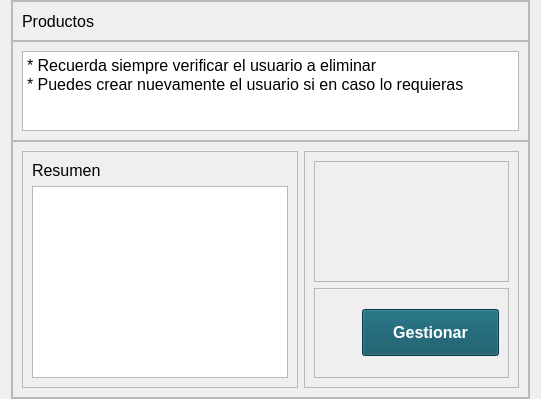
             <widget class="QWidget" name="pageC_Buscar">
              <property name="styleSheet">
               <string notr="true">QPushButton
{
color: rgb(255, 255, 255);
background-color: rgb(8, 80, 97);
}</string>
              </property>
              <layout class="QHBoxLayout" name="horizontalLayout_10">
               <property name="spacing">
                <number>0</number>
               </property>
               <property name="topMargin">
                <number>0</number>
               </property>
               <property name="bottomMargin">
                <number>0</number>
               </property>
               <item>
                <widget class="QFrame" name="frame_4">
                 <property name="maximumSize">
                  <size>
                   <width>700</width>
                   <height>1000000</height>
                  </size>
                 </property>
                 <property name="font">
                  <font>
                   <pointsize>10</pointsize>
                  </font>
                 </property>
                 <property name="frameShape">
                  <enum>QFrame::StyledPanel</enum>
                 </property>
                 <property name="frameShadow">
                  <enum>QFrame::Raised</enum>
                 </property>
                 <layout class="QVBoxLayout" name="verticalLayout_11">
                  <property name="spacing">
                   <number>0</number>
                  </property>
                  <property name="leftMargin">
                   <number>0</number>
                  </property>
                  <property name="topMargin">
                   <number>0</number>
                  </property>
                  <property name="rightMargin">
                   <number>0</number>
                  </property>
                  <property name="bottomMargin">
                   <number>0</number>
                  </property>
                  <item>
                   <widget class="QFrame" name="frame_6">
                    <property name="minimumSize">
                     <size>
                      <width>0</width>
                      <height>40</height>
                     </size>
                    </property>
                    <property name="maximumSize">
                     <size>
                      <width>16777215</width>
                      <height>40</height>
                     </size>
                    </property>
                    <property name="frameShape">
                     <enum>QFrame::StyledPanel</enum>
                    </property>
                    <property name="frameShadow">
                     <enum>QFrame::Raised</enum>
                    </property>
                    <layout class="QHBoxLayout" name="horizontalLayout_11">
                     <property name="topMargin">
                      <number>0</number>
                     </property>
                     <property name="bottomMargin">
                      <number>0</number>
                     </property>
                     <item>
                      <widget class="QLabel" name="label_6">
                       <property name="font">
                        <font>
                         <pointsize>12</pointsize>
                        </font>
                       </property>
                       <property name="text">
                        <string>Productos</string>
                       </property>
                      </widget>
                     </item>
                    </layout>
                   </widget>
                  </item>
                  <item>
                   <widget class="QFrame" name="frame_13">
                    <property name="minimumSize">
                     <size>
                      <width>0</width>
                      <height>100</height>
                     </size>
                    </property>
                    <property name="maximumSize">
                     <size>
                      <width>16777215</width>
                      <height>100</height>
                     </size>
                    </property>
                    <property name="frameShape">
                     <enum>QFrame::StyledPanel</enum>
                    </property>
                    <property name="frameShadow">
                     <enum>QFrame::Raised</enum>
                    </property>
                    <layout class="QHBoxLayout" name="horizontalLayout_17">
                     <item>
                      <widget class="QTextBrowser" name="textBrowser_3">
                       <property name="html">
                        <string>&lt;!DOCTYPE HTML PUBLIC &quot;-//W3C//DTD HTML 4.0//EN&quot; &quot;http://www.w3.org/TR/REC-html40/strict.dtd&quot;&gt;
&lt;html&gt;&lt;head&gt;&lt;meta name=&quot;qrichtext&quot; content=&quot;1&quot; /&gt;&lt;style type=&quot;text/css&quot;&gt;
p, li { white-space: pre-wrap; }
&lt;/style&gt;&lt;/head&gt;&lt;body style=&quot; font-family:'MS Shell Dlg 2'; font-size:8.25pt; font-weight:400; font-style:normal;&quot;&gt;
&lt;p style=&quot; margin-top:0px; margin-bottom:0px; margin-left:0px; margin-right:0px; -qt-block-indent:0; text-indent:0px;&quot;&gt;&lt;span style=&quot; font-size:12pt;&quot;&gt;* Recuerda siempre verificar el usuario a eliminar&lt;/span&gt;&lt;/p&gt;
&lt;p style=&quot; margin-top:0px; margin-bottom:0px; margin-left:0px; margin-right:0px; -qt-block-indent:0; text-indent:0px;&quot;&gt;&lt;span style=&quot; font-size:12pt;&quot;&gt;* Puedes crear nuevamente el usuario si en caso lo requieras&lt;/span&gt;&lt;/p&gt;
&lt;p style=&quot;-qt-paragraph-type:empty; margin-top:0px; margin-bottom:0px; margin-left:0px; margin-right:0px; -qt-block-indent:0; text-indent:0px; font-size:12pt;&quot;&gt;&lt;br /&gt;&lt;/p&gt;&lt;/body&gt;&lt;/html&gt;</string>
                       </property>
                      </widget>
                     </item>
                    </layout>
                   </widget>
                  </item>
                  <item>
                   <widget class="QFrame" name="frame_14">
                    <property name="frameShape">
                     <enum>QFrame::StyledPanel</enum>
                    </property>
                    <property name="frameShadow">
                     <enum>QFrame::Raised</enum>
                    </property>
                    <layout class="QHBoxLayout" name="horizontalLayout_19">
                     <item>
                      <widget class="QFrame" name="frame_27">
                       <property name="maximumSize">
                        <size>
                         <width>300</width>
                         <height>16777215</height>
                        </size>
                       </property>
                       <property name="frameShape">
                        <enum>QFrame::StyledPanel</enum>
                       </property>
                       <property name="frameShadow">
                        <enum>QFrame::Raised</enum>
                       </property>
                       <layout class="QVBoxLayout" name="verticalLayout_21">
                        <item>
                         <widget class="QLabel" name="label_12">
                          <property name="font">
                           <font>
                            <pointsize>12</pointsize>
                           </font>
                          </property>
                          <property name="text">
                           <string>Resumen</string>
                          </property>
                         </widget>
                        </item>
                        <item>
                         <widget class="QTextBrowser" name="textBrowser_6"/>
                        </item>
                       </layout>
                      </widget>
                     </item>
                     <item>
                      <widget class="QFrame" name="frame_35">
                       <property name="maximumSize">
                        <size>
                         <width>300</width>
                         <height>16777215</height>
                        </size>
                       </property>
                       <property name="frameShape">
                        <enum>QFrame::StyledPanel</enum>
                       </property>
                       <property name="frameShadow">
                        <enum>QFrame::Raised</enum>
                       </property>
                       <layout class="QVBoxLayout" name="verticalLayout_20">
                        <item>
                         <widget class="QFrame" name="frame_36">
                          <property name="frameShape">
                           <enum>QFrame::StyledPanel</enum>
                          </property>
                          <property name="frameShadow">
                           <enum>QFrame::Raised</enum>
                          </property>
                         </widget>
                        </item>
                        <item>
                         <widget class="QFrame" name="frame_37">
                          <property name="minimumSize">
                           <size>
                            <width>137</width>
                            <height>47</height>
                           </size>
                          </property>
                          <property name="maximumSize">
                           <size>
                            <width>16777215</width>
                            <height>90</height>
                           </size>
                          </property>
                          <property name="frameShape">
                           <enum>QFrame::StyledPanel</enum>
                          </property>
                          <property name="frameShadow">
                           <enum>QFrame::Raised</enum>
                          </property>
                          <layout class="QHBoxLayout" name="horizontalLayout_26">
                           <item>
                            <spacer name="horizontalSpacer_4">
                             <property name="orientation">
                              <enum>Qt::Horizontal</enum>
                             </property>
                             <property name="sizeHint" stdset="0">
                              <size>
                               <width>38</width>
                               <height>20</height>
                              </size>
                             </property>
                            </spacer>
                           </item>
                           <item>
                            <widget class="QPushButton" name="btnProductoVentana">
                             <property name="minimumSize">
                              <size>
                               <width>137</width>
                               <height>47</height>
                              </size>
                             </property>
                             <property name="font">
                              <font>
                               <pointsize>12</pointsize>
                               <weight>75</weight>
                               <bold>true</bold>
                              </font>
                             </property>
                             <property name="text">
                              <string>Gestionar</string>
                             </property>
                            </widget>
                           </item>
                           <item>
                            <spacer name="horizontalSpacer_5">
                             <property name="orientation">
                              <enum>Qt::Horizontal</enum>
                             </property>
                             <property name="sizeHint" stdset="0">
                              <size>
                               <width>0</width>
                               <height>20</height>
                              </size>
                             </property>
                            </spacer>
                           </item>
                          </layout>
                         </widget>
                        </item>
                       </layout>
                      </widget>
                     </item>
                    </layout>
                   </widget>
                  </item>
                 </layout>
                </widget>
               </item>
              </layout>
             </widget>
